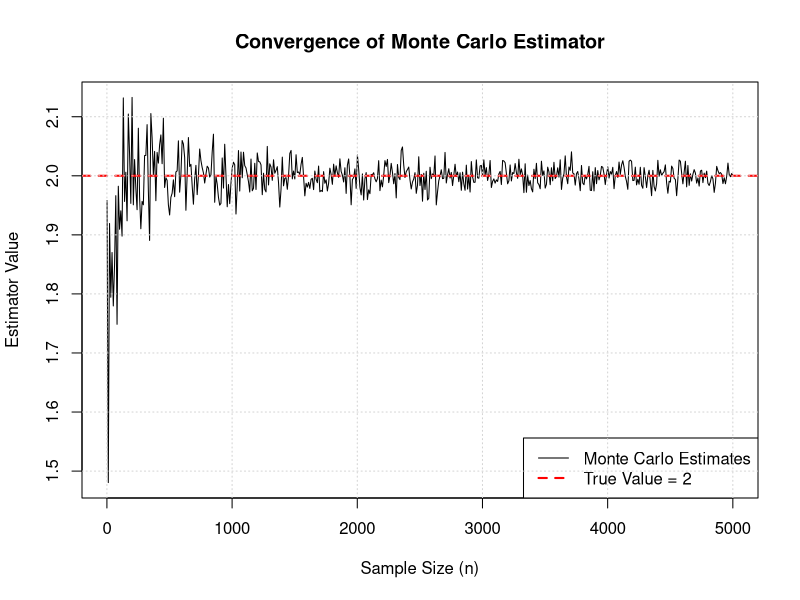
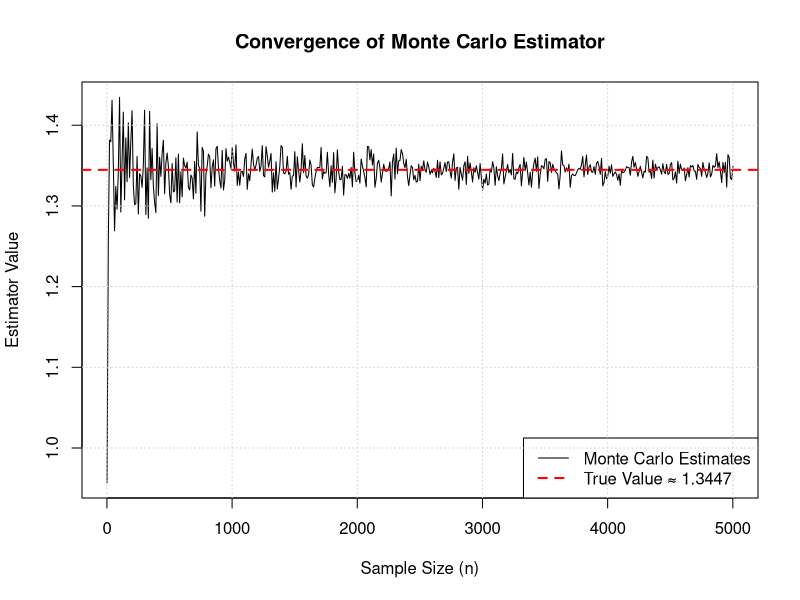
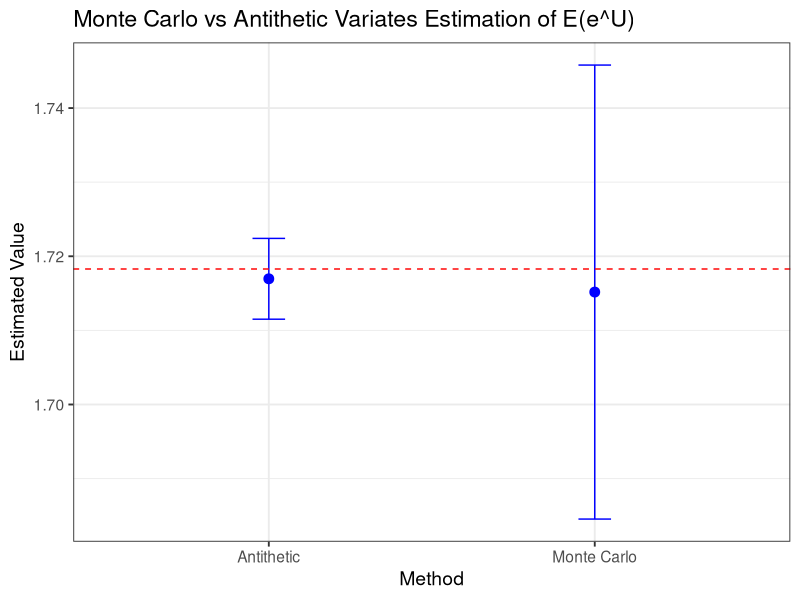
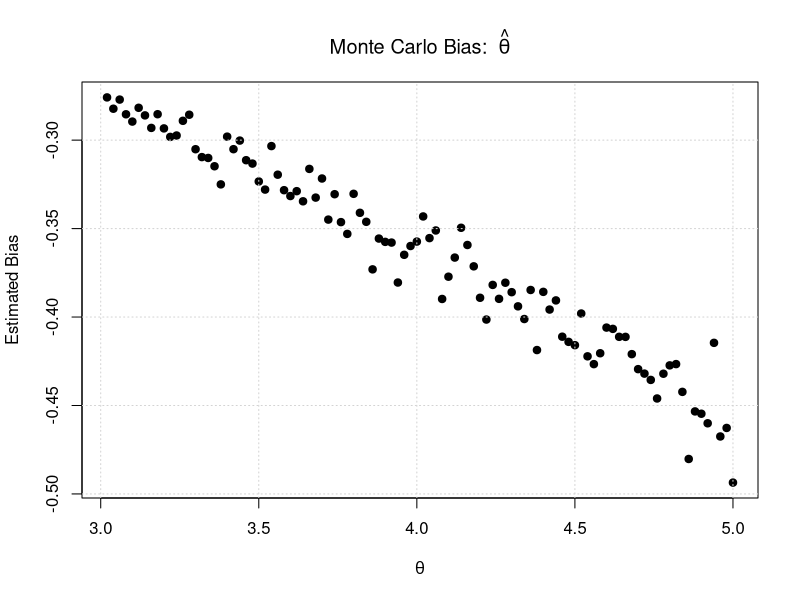
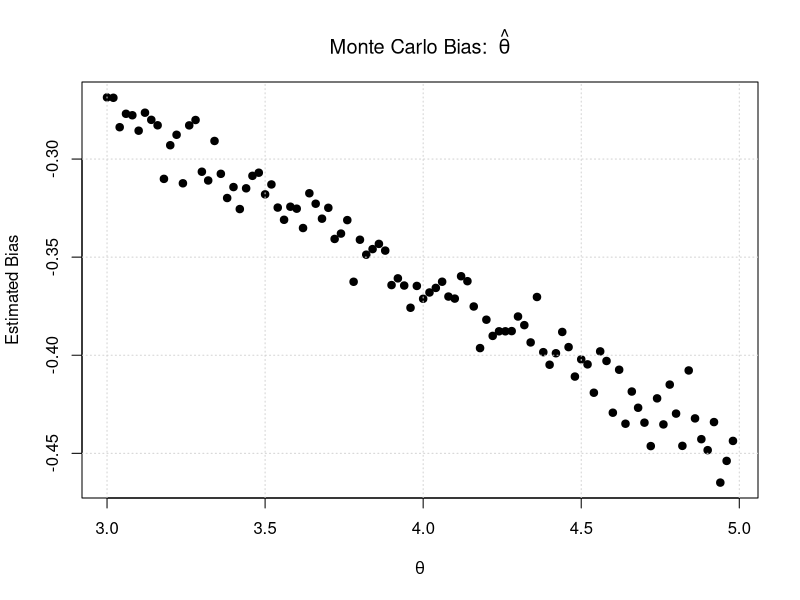
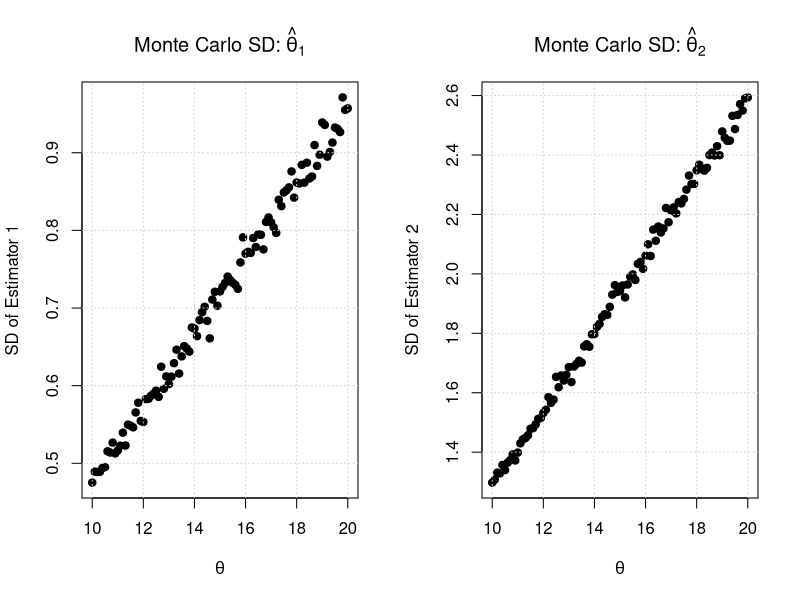
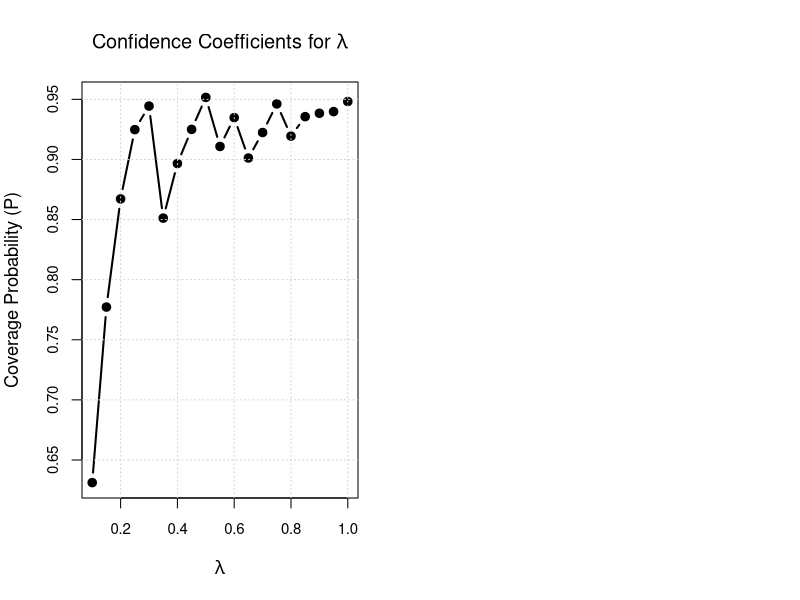

Here is the R script that generated these plots, in order:
## ---- chunk 1
knitr::opts_chunk$set(echo = TRUE)
## ---- chunk 2
library(tidyverse)
library(ggplot2)
library(pracma)
## ---- chunk 3
# Algorithm 1 - Slide 9
n <- 1000
U <- runif(n, min = 0, max = 1)
Y <- sin(pi * U)
estimator <- pi * mean(Y)
print(estimator)
## ---- chunk 4
# true value of the integral
true_value <- 2
n_values <- seq(1, 5001, by = 10)
estimates <- numeric(length(n_values))

# compute Monte Carlo estimator for each n
for (i in seq_along(n_values)) {
  n <- n_values[i]
  U <- runif(n, min = 0, max = 1)
  Y <- sin(pi * U)
  estimates[i] <- pi * mean(Y)
}

# plot
plot(n_values, estimates, type = "l", col = "black", lwd = 1, 
     xlab = "Sample Size (n)", ylab = "Estimator Value",
     main = "Convergence of Monte Carlo Estimator")
abline(h = true_value, col = "red", lty = 2, lwd = 2)
legend("bottomright", legend = c("Monte Carlo Estimates", "True Value = 2"),
       col = c("black", "red"), lty = c(1,2), lwd = c(1,2))
grid()
## ---- chunk 5
# Algorithm 2 - Slide 10
n <- 1000
U <- runif(n, min = 0, max = 1)
V <- runif(n, min = 0, max = 1)
Y <- sqrt(U + V) * exp(U * V)
estimator <- mean(Y)
print(estimator)
## ---- chunk 6
# approximate true value using a very large n
n_true <- 2e6
U_true <- runif(n_true)
V_true <- runif(n_true)
Y_true <- sqrt(U_true + V_true) * exp(U_true * V_true)
true_value <- mean(Y_true)

# range of sample sizes
n_values <- seq(1, 5001, by = 10)
estimates <- numeric(length(n_values))

# compute Monte Carlo estimator for each n
for (i in seq_along(n_values)) {
  n <- n_values[i]
  U <- runif(n)
  V <- runif(n)
  Y <- sqrt(U + V) * exp(U * V)
  estimates[i] <- mean(Y)
}

# plot
plot(n_values, estimates, type = "l", col = "black", lwd = 1,
     xlab = "Sample Size (n)", ylab = "Estimator Value",
     main = "Convergence of Monte Carlo Estimator")
abline(h = true_value, col = "red", lty = 2, lwd = 2)
legend("bottomright", 
       legend = c("Monte Carlo Estimates", paste0("True Value ≈ ", round(true_value, 4))),
       col = c("black", "red"), lty = c(1,2), lwd = c(1,2))
grid()
## ---- chunk 7
n <- 1000
m <- n/2
true_value <- exp(1) - 1

# antithetic variates
ant_u <- runif(m)
ant_g <- (exp(ant_u) + exp(1 - ant_u)) / 2
ant_estimator <- mean(ant_g)
ant_ci <- c(
  ant_estimator - 1.96 * sd(ant_g) / sqrt(m),
  ant_estimator + 1.96 * sd(ant_g) / sqrt(m)
)

# monte carlo
mc_u <- runif(n)
mc_g <- exp(mc_u)
mc_estimator <- mean(mc_g)
mc_ci <- c(
  mc_estimator - 1.96 * sd(mc_g) / sqrt(n),
  mc_estimator + 1.96 * sd(mc_g) / sqrt(n)
)

df <- data.frame(
  Method = c("Monte Carlo", "Antithetic"),
  Estimate = c(mc_estimator, ant_estimator),
  Lower = c(mc_ci[1], ant_ci[1]),
  Upper = c(mc_ci[2], ant_ci[2])
)

# plot
ggplot(df, aes(x = Method, y = Estimate)) +
  geom_point(size = 3, color = "blue") +
  geom_errorbar(aes(ymin = Lower, ymax = Upper), width = 0.1, color = "blue") +
  geom_hline(yintercept = true_value, linetype = "dashed", color = "red") +
  labs(title = "Monte Carlo vs Antithetic Variates Estimation of E(e^U)", 
       y = "Estimated Value") +
  theme_bw(base_size = 14)
## ---- chunk 8
# basic Monte Carlo estimator
n <- 1000
U <-  runif(n)
G <-  exp(-U^4)
mc_estimator <- mean(G)
mc_ci <- c(
  mc_estimator - 1.96 * sd(G) / sqrt(n),
  mc_estimator + 1.96 * sd(G) / sqrt(n)
)

# importance sampling estimator
C <-  exp(1) / (exp(1) - 1)
U <-  runif(n)
Y <-  log(C / (C - U))
G1 <- 1/C * exp(Y - Y^4)
is_estimator <- mean(G1)
is_ci <- c(
  is_estimator - 1.96 * sd(G1) / sqrt(n),
  is_estimator + 1.96 * sd(G1) / sqrt(n)
)

# results
cat("Basic Monte Carlo Estimate:", mc_estimator, "\n95% CI:", mc_ci, "\n\n")
cat("Importance Sampling Estimate:", is_estimator, "\n95% CI:", is_ci, "\n")
## ---- chunk 9
# basic Monte Carlo estimator
n <- 1000
U <- runif(n)
G <- log(2*U^2+1)
mc_estimator <- mean(G)
mc_ci <- c(
  mc_estimator - 1.96 * sd(G) / sqrt(n),
  mc_estimator + 1.96 * sd(G) / sqrt(n)
)

G1 <- log(2*U^2+1) - U
cv_estimator <- mean(G1) + 0.5
cv_ci <- c(
  cv_estimator - 1.96 * sd(G1) / sqrt(n),
  cv_estimator + 1.96 * sd(G1) / sqrt(n)
)

# results
cat("Basic Monte Carlo Estimate:", mc_estimator, "\n95% CI:", mc_ci, "\n\n")
cat("Control Variates Estimate:", cv_estimator, "\n95% CI:", cv_ci, "\n")

## ---- chunk 10
n <- 1000
m <- 10
J <- 100
bias <- numeric(J)
theta <- numeric(J)

for (j in 1:J) {
  rational_p <- 3 + 2 * j / J
  theta[j] <- rational_p
  e <- numeric(n)
  
  for (i in 1:n) {
    u <- runif(m, 0, rational_p)
    e[i] <- max(u)
  }
  
  bias[j] <- mean(e) - rational_p
}

# plot
plot(theta, bias, col = "black", type='p', pch=19,
     xlab = expression(theta), ylab = "Estimated Bias")
title(main = expression("Monte Carlo Bias: " ~ hat(theta)))
grid()
## ---- chunk 11
# OR
n <- 1000
m <- 10
J <- 100
theta <- 3 + 2 * (0:(J - 1)) / 100
bias <- numeric(J)

for (j in 1:J) {
  t <- theta[j]
  U <- matrix(runif(n * m, 0, t), nrow = n, ncol = m)  # n x m matrix
  est <- apply(U, 1, max)                              # row-wise max
  bias[j] <- mean(est) - t
}

# plot
plot(theta, bias, col = "black", type='p', pch=19,
     xlab = expression(theta), ylab = "Estimated Bias")
title(main = expression("Monte Carlo Bias: " ~ hat(theta)))
grid()
## ---- chunk 12
theta <- c()
sd1 <- c()
sd2 <- c()
n <- 5000
m <- 20
J = 100

for (j in 1:(J+1)) {
  
  theta[j] <- 10 + (j - 1) / 10
  estim1 <- c()
  estim2 <- c()
  
  for (i in 1:n) {
    U <- runif(m, min = 0, max = theta[j])
    estim1[i] <- 21 * max(U) / 20
    estim2[i] <- 2 * mean(U)
  }
  
  sd1[j] <- sd(estim1)
  sd2[j] <- sd(estim2)
}

# Plots
par(mfrow = c(1, 2))

plot(theta, sd1, type = "p", col = "black", pch = 19,
     xlab = expression(theta), ylab = "SD of Estimator 1",
     main = expression("Monte Carlo SD:" ~ hat(theta)[1]))
grid()

plot(theta, sd2, type = "p", col = "black", pch = 19,
     xlab = expression(theta), ylab = "SD of Estimator 2",
     main = expression("Monte Carlo SD:" ~ hat(theta)[2]))
grid()

## ---- chunk 13
n <- 10
N <- 5000
lambda <- numeric(19)
P <- numeric(19)

for (i in 1:19) {
  lambda[i] <- 0.05 * (i + 1)
  k <- 0
  for (j in 1:N) {
    X <- rpois(n, lambda[i])
    m <- mean(X)
    d <- sd(X) * qt(0.975, df = n - 1) / sqrt(n)
    if (m - d <= lambda[i] && lambda[i] <= m + d) {
      k <- k + 1
    }
  }
  P[i] <- k / N
}

# plot
plot(lambda, P, 
     type = "b", pch = 19, lwd = 2, col = "black",
     xlab = expression(lambda), ylab = "Coverage Probability (P)",
     main = expression("Confidence Coefficients for " * lambda),
     cex.main = 1.2, cex.lab = 1.1, cex.axis = 0.9)
grid()

